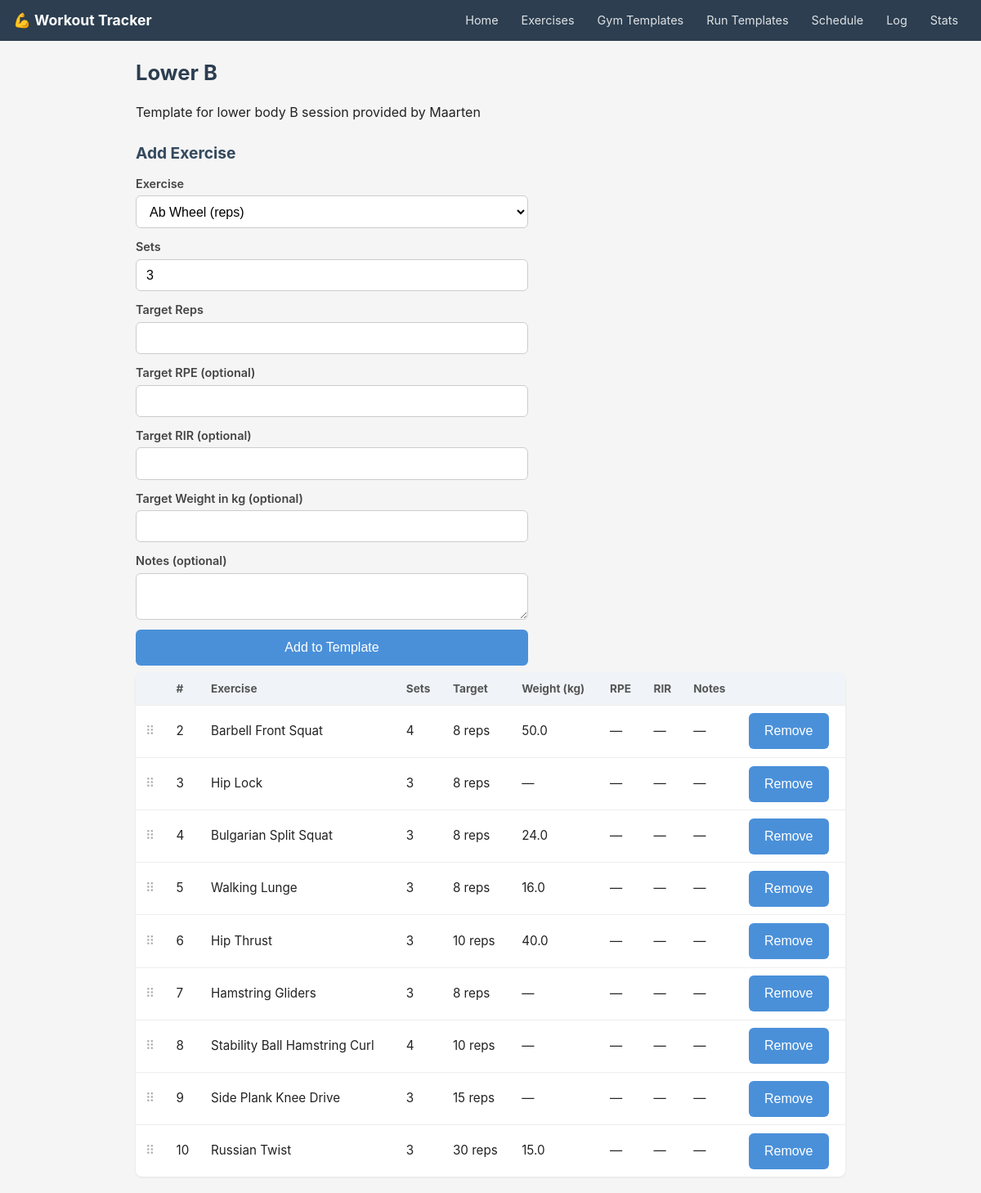
Screenshot of /gym-templates/2 with the database file from the repository.
### tables this page shows
CREATE TABLE gym_templates (
        id      INTEGER PRIMARY KEY AUTOINCREMENT,
        name    TEXT NOT NULL UNIQUE,
        notes   TEXT
    );

CREATE TABLE gym_template_exercises (
        id               INTEGER PRIMARY KEY AUTOINCREMENT,
        template_id      INTEGER NOT NULL REFERENCES gym_templates(id) ON DELETE CASCADE,
        exercise_id      INTEGER NOT NULL REFERENCES exercises(id),
        order_index      INTEGER NOT NULL,
        target_sets      INTEGER NOT NULL,
        target_reps      INTEGER,
        target_seconds   INTEGER,
        target_rpe       REAL,
        target_rir       INTEGER,
        notes            TEXT
    , target_weight_kg REAL);

CREATE TABLE exercises (
        id          INTEGER PRIMARY KEY AUTOINCREMENT,
        name        TEXT NOT NULL UNIQUE,
        category    TEXT NOT NULL,  -- push / pull / legs / core / other
        type        TEXT NOT NULL,  -- reps / timed
        notes       TEXT
    , muscle_groups TEXT);

### routers/gym_templates.py (the view)
@router.get("/{template_id}", response_class=HTMLResponse)
def template_detail(request: Request, template_id: int):
    conn = get_connection()
    template = conn.execute(
        "SELECT * FROM gym_templates WHERE id = ?", (template_id,)
    ).fetchone()
    if not template:
        conn.close()
        return HTMLResponse("Template not found", status_code=404)
    exercises_in_template = conn.execute("""
        SELECT gte.*, e.name as exercise_name, e.type as exercise_type
        FROM gym_template_exercises gte
        JOIN exercises e ON e.id = gte.exercise_id
        WHERE gte.template_id = ?
        ORDER BY gte.order_index
    """, (template_id,)).fetchall()
    all_exercises = conn.execute(
        "SELECT * FROM exercises ORDER BY name"
    ).fetchall()
    conn.close()
    return templates.TemplateResponse("gym_templates/detail.html", {
        "request": request,
        "template": template,
        "exercises_in_template": exercises_in_template,
        "all_exercises": all_exercises,
        "template_id": template_id    # add this line
    })

### templates/gym_templates/detail.html (shortened to what this page needs)
{% extends "base.html" %}
{% block content %}
<h1>{{ template.name }}</h1>
{% if template.notes %}<p>{{ template.notes }}</p>{% endif %}
<h2>Add Exercise</h2>
<form hx-post="/gym-templates/{{ template.id }}/add-exercise"
      hx-target="#exercise-list"
      hx-swap="outerHTML">
    <label>Exercise
        <select name="exercise_id" id="exercise-select"
                onchange="updateTargetField()">
            {% for ex in all_exercises %}
            <option value="{{ ex.id }}" data-type="{{ ex.type }}">
                {{ ex.name }} ({{ ex.type }})
            </option>
            {% endfor %}
        </select>
    </label>
    <label>Sets
        <input type="number" name="target_sets" min="1" value="3" required>
    </label>
    <div id="reps-field">
        <label>Target Reps
            <input type="number" name="target_reps" min="1">
        </label>
    </div>
    <label>Target RPE (optional)
        <input type="number" name="target_rpe" min="1" max="10" step="0.5">
    </label>
    <label>Target RIR (optional)
        <input type="number" name="target_rir" min="0" max="10">
    </label>
    <label>Target Weight in kg (optional)
        <input type="number" name="target_weight_kg" min="0" step="0.5">
    </label>
    <label>Notes (optional)
        <textarea name="notes" rows="2"></textarea>
    </label>
    <button type="submit">Add to Template</button>
</form>
{% include "gym_templates/partials/exercise_list.html" %}
{% endblock %}

### templates/gym_templates/partials/exercise_list.html (shortened to what this page needs)
<div id="exercise-list" data-template-id="{{ template_id }}">
    {% if exercises_in_template %}
    <table id="exercise-table">
        <thead>
            <tr>
                <th></th>
                <th>#</th>
                <th>Exercise</th>
                <th>Sets</th>
                <th>Target</th>
                <th>Weight (kg)</th>
                <th>RPE</th>
                <th>RIR</th>
                <th>Notes</th>
                <th></th>
            </tr>
        </thead>
        <tbody id="exercise-tbody">
            {% for ex in exercises_in_template %}
            <tr draggable="true" data-id="{{ ex.id }}" class="draggable-row">
                <td style="cursor:grab; color:#aaa;">⠿</td>
                <td>{{ ex.order_index + 1 }}</td>
                <td>{{ ex.exercise_name }}</td>
                <td>{{ ex.target_sets }}</td>
                <td>
                    {% if ex.exercise_type == "reps" %}
                        {{ ex.target_reps or "—" }} reps
                    {% else %}
                        {{ ex.target_seconds or "—" }} sec
                    {% endif %}
                </td>
                <td>{{ ex.target_weight_kg or "—" }}</td>
                <td>{{ ex.target_rpe or "—" }}</td>
                <td>{{ ex.target_rir or "—" }}</td>
                <td>{{ ex.notes or "—" }}</td>
                <td>
                    <button
                        hx-delete="/gym-templates/{{ template_id }}/exercises/{{ ex.id }}"
                        hx-target="#exercise-list"
                        hx-swap="outerHTML"
                        hx-confirm="Remove {{ ex.exercise_name }}?">
                        Remove
                    </button>
                </td>
            </tr>
            {% endfor %}
        </tbody>
    </table>
    {% else %}
        <p>No exercises yet. Add one below.</p>
    {% endif %}
</div>

### templates/base.html (style rules this page uses)
*, *::before, *::after { box-sizing: border-box; margin: 0; padding: 0; }
body { font-family: -apple-system, BlinkMacSystemFont, 'Segoe UI', sans-serif; font-size: 16px; line-height: 1.5; color: #222; background: #f5f5f5; }
h1 { font-size: 1.6rem; margin-bottom: 1rem; color: #2c3e50; }
h2 { font-size: 1.2rem; margin: 1.5rem 0 0.75rem; color: #34495e; }
p { margin-bottom: 0.5rem; }
form { display: flex; flex-direction: column; gap: 0.75rem; max-width: 480px; }
label { display: flex; flex-direction: column; gap: 0.25rem; font-weight: 600; font-size: 0.9rem; color: #444; }
input, select, textarea { padding: 0.6rem 0.75rem; font-size: 1rem; border: 1px solid #ccc; border-radius: 6px; width: 100%; background: white; }
button, .btn { padding: 0.6rem 1.2rem; font-size: 1rem; border: none; border-radius: 6px; cursor: pointer; background: #4a90d9; color: white; min-height: 44px; min-width: 44px; }
table { width: 100%; border-collapse: collapse; margin-top: 0.5rem; background: white; border-radius: 8px; overflow: hidden; box-shadow: 0 1px 3px rgba(0,0,0,0.08); }
th { text-align: left; padding: 0.6rem 0.75rem; background: #f0f4f8; font-size: 0.85rem; color: #555; white-space: nowrap; }
td { padding: 0.6rem 0.75rem; border-top: 1px solid #eee; font-size: 0.95rem; }
.draggable-row { cursor: default; }
.draggable-row td:first-child { cursor: grab; }

### rows the page displays
gym_templates: name "Lower B", notes "Template for lower body B session provided by Maarten"
gym_template_exercises: ex.order_index+1 "2", exercise_name "Barbell Front Squat", target_sets "4", target_reps "8", target_weight_kg "50.0", target_rpe "—", target_rir "—", notes "—"
gym_template_exercises: ex.order_index+1 "3", exercise_name "Hip Lock", target_sets "3", target_reps "8", target_weight_kg "—", target_rpe "—", target_rir "—", notes "—"
gym_template_exercises: ex.order_index+1 "4", exercise_name "Bulgarian Split Squat", target_sets "3", target_reps "8", target_weight_kg "24.0", target_rpe "—", target_rir "—", notes "—"
gym_template_exercises: ex.order_index+1 "5", exercise_name "Walking Lunge", target_sets "3", target_reps "8", target_weight_kg "16.0", target_rpe "—", target_rir "—", notes "—"
gym_template_exercises: ex.order_index+1 "6", exercise_name "Hip Thrust", target_sets "3", target_reps "10", target_weight_kg "40.0", target_rpe "—", target_rir "—", notes "—"
gym_template_exercises: ex.order_index+1 "7", exercise_name "Hamstring Gliders", target_sets "3", target_reps "8", target_weight_kg "—", target_rpe "—", target_rir "—", notes "—"
gym_template_exercises: ex.order_index+1 "8", exercise_name "Stability Ball Hamstring Curl", target_sets "4", target_reps "10", target_weight_kg "—", target_rpe "—", target_rir "—", notes "—"
gym_template_exercises: ex.order_index+1 "9", exercise_name "Side Plank Knee Drive", target_sets "3", target_reps "15", target_weight_kg "—", target_rpe "—", target_rir "—", notes "—"
gym_template_exercises: ex.order_index+1 "10", exercise_name "Russian Twist", target_sets "3", target_reps "30", target_weight_kg "15.0", target_rpe "—", target_rir "—", notes "—"

### other values shown
form field exercise_id "Ab Wheel (reps)"
